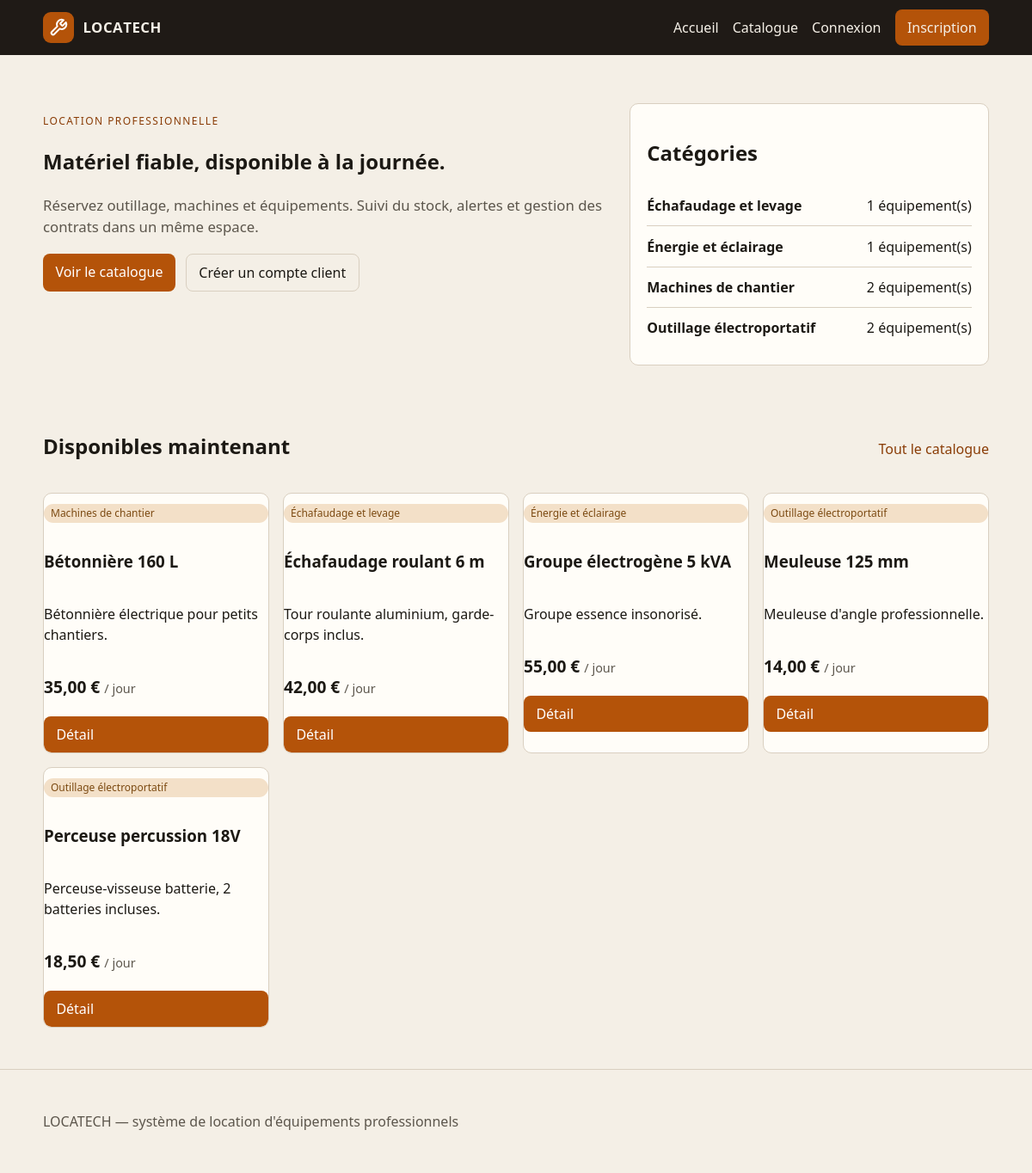
The page / on the database its author committed.
### tables this page shows
CREATE TABLE categorie (
    id INT UNSIGNED AUTO_INCREMENT PRIMARY KEY,
    nom VARCHAR(100) NOT NULL,
    description TEXT NULL
);

CREATE TABLE equipement (
    id INT UNSIGNED AUTO_INCREMENT PRIMARY KEY,
    nom VARCHAR(150) NOT NULL,
    description TEXT NULL,
    prix_jour DECIMAL(10,2) NOT NULL,
    quantite_stock INT NOT NULL DEFAULT 0,
    seuil_alerte INT NOT NULL DEFAULT 1,
    etat ENUM('disponible', 'en location', 'en maintenance', 'endommagé') NOT NULL DEFAULT 'disponible',
    categorie_id INT UNSIGNED NOT NULL,
    photo VARCHAR(255) NULL DEFAULT NULL,
    CONSTRAINT fk_equipement_categorie
        FOREIGN KEY (categorie_id) REFERENCES categorie(id)
        ON UPDATE CASCADE
        ON DELETE RESTRICT
);

### config/helpers.php (called while the page is built, shortened)
<?php
function url(string $path = ''): string
{
    $path = ltrim($path, '/');
    return BASE_URL . '/' . $path;
}
function view(string $path, array $data = []): void
{
    extract($data, EXTR_SKIP);
    $file = APP_ROOT . DIRECTORY_SEPARATOR . 'views' . DIRECTORY_SEPARATOR . str_replace('/', DIRECTORY_SEPARATOR, $path) . '.php';
    require $file;
}
function e(?string $value): string
{
    return htmlspecialchars((string) $value, ENT_QUOTES, 'UTF-8');
}
function current_user(): ?array
{
    return $_SESSION['user'] ?? null;
}
function is_logged_in(): bool
{
    return current_user() !== null;
}
function excerpt(?string $value, int $width = 110): string
{
    $value = (string) $value;
    if (function_exists('mb_strimwidth')) {
        return mb_strimwidth($value, 0, $width, '…', 'UTF-8');
    }
    return strlen($value) > $width ? substr($value, 0, $width) . '…' : $value;
}

### controllers/LocationController.php (called while the page is built, shortened)
<?php
class LocationController
{
    private Equipement $equipement;
    public function __construct()
    {
        $this->equipement = new Equipement();
    }
    public function home(): void
    {
        $categories = (new Categorie())->findAll();
        $equipements = $this->equipement->findDisponibles();
        view('front/home', [
            'categories' => $categories,
            'equipements' => array_slice($equipements, 0, 6),
        ]);
    }
}

### config/Database.php (called while the page is built, shortened)
<?php
class Database
{
    private static ?PDO $instance = null;
    public static function getConnection(): PDO
    {
        if (self::$instance === null) {
            $dsn = sprintf(
                'mysql:host=%s;port=%s;dbname=%s;charset=%s',
                DB_HOST,
                DB_PORT,
                DB_NAME,
                DB_CHARSET
            );
            $options = [
                PDO::ATTR_ERRMODE => PDO::ERRMODE_EXCEPTION,
                PDO::ATTR_DEFAULT_FETCH_MODE => PDO::FETCH_ASSOC,
                PDO::ATTR_EMULATE_PREPARES => false,
                PDO::MYSQL_ATTR_INIT_COMMAND => 'SET NAMES utf8mb4 COLLATE utf8mb4_unicode_ci',
            ];
            try {
                self::$instance = new PDO($dsn, DB_USER, DB_PASS, $options);
            } catch (PDOException $e) {
                error_log('Database connection error: ' . $e->getMessage());
                throw new RuntimeException(
                    'Impossible de se connecter à la base de données. Vérifiez la configuration MySQL (location_db).'
                );
            }
        }
        return self::$instance;
    }
}

### models/Categorie.php (called while the page is built, shortened)
<?php
class Categorie
{
    private PDO $db;
    public function __construct(?PDO $pdo = null)
    {
        $this->db = $pdo ?? Database::getConnection();
    }
    public function findAll(): array
    {
        $stmt = $this->db->query(
            'SELECT c.*, COUNT(e.id) AS nb_equipements
             FROM categorie c
             LEFT JOIN equipement e ON e.categorie_id = c.id
             GROUP BY c.id
             ORDER BY c.nom'
        );
        return $stmt->fetchAll();
    }
}

### models/Equipement.php (called while the page is built, shortened)
<?php
class Equipement
{
    private PDO $db;
    public function __construct(?PDO $pdo = null)
    {
        $this->db = $pdo ?? Database::getConnection();
    }
    public function findAll(?int $categorieId = null, ?string $etat = null): array
    {
        $sql = 'SELECT e.*, c.nom AS categorie_nom
                FROM equipement e
                INNER JOIN categorie c ON c.id = e.categorie_id
                WHERE 1 = 1';
        $params = [];
        if ($etat !== null && $etat !== '') {
            $sql .= ' AND e.etat = :etat';
            $params['etat'] = $etat;
        }
        $sql .= ' ORDER BY e.nom';
        $stmt = $this->db->prepare($sql);
        $stmt->execute($params);
        return $stmt->fetchAll();
    }
    public function findDisponibles(): array
    {
        return $this->findAll(null, 'disponible');
    }
}

### views/front/home.php (the view, shortened to what this page needs)
<?php
require APP_ROOT . '/views/layout/header.php';
?>
<section class="hero">
    <div class="container hero-grid">
        <div>
            <p class="eyebrow">Location professionnelle</p>
            <h1>Matériel fiable, disponible à la journée.</h1>
            <p class="lead">Réservez outillage, machines et équipements. Suivi du stock, alertes et gestion des contrats dans un même espace.</p>
            <div class="hero-actions">
                <a class="btn btn-primary" href="<?= e(url('equipements')) ?>">Voir le catalogue</a>
                <?php if (!is_logged_in()): ?>
                    <a class="btn btn-ghost" href="<?= e(url('register')) ?>">Créer un compte client</a>
                <?php endif; ?>
            </div>
        </div>
        <div class="hero-panel">
            <h2>Catégories</h2>
            <ul class="category-list">
                <?php foreach ($categories as $cat): ?>
                    <li>
                        <a href="<?= e(url('equipements?categorie=' . $cat['id'])) ?>">
                            <strong><?= e($cat['nom']) ?></strong>
                            <span><?= (int) $cat['nb_equipements'] ?> équipement(s)</span>
                        </a>
                    </li>
                <?php endforeach; ?>
            </ul>
        </div>
    </div>
</section>
<section class="section">
    <div class="container">
        <div class="section-head">
            <h2>Disponibles maintenant</h2>
            <a href="<?= e(url('equipements')) ?>">Tout le catalogue</a>
        </div>
        <div class="card-grid">
            <?php foreach ($equipements as $item): ?>
                <article class="card">
                    <p class="tag"><?= e($item['categorie_nom']) ?></p>
                    <h3><?= e($item['nom']) ?></h3>
                    <p><?= e(excerpt($item['description'] ?? '', 110)) ?></p>
                    <p class="price"><?= number_format((float) $item['prix_jour'], 2, ',', ' ') ?> € <span>/ jour</span></p>
                    <a class="btn btn-primary" href="<?= e(url('equipements/show/' . $item['id'])) ?>">Détail</a>
                </article>
            <?php endforeach; ?>
        </div>
    </div>
</section>
<?php require APP_ROOT . '/views/layout/footer.php'; ?>

### public/index.php (shortened to what this page needs)
<?php
require_once APP_ROOT . DIRECTORY_SEPARATOR . 'config' . DIRECTORY_SEPARATOR . 'helpers.php';
$uri = parse_url($_SERVER['REQUEST_URI'] ?? '/', PHP_URL_PATH) ?: '/';
$uri = '/' . trim($uri, '/');
if ($uri === '/') {
    $uri = '';
} else {
    $uri = trim($uri, '/');
}
$route = $uri;
try {
    $location = new LocationController();
    switch (true) {
        case $route === '' || $route === 'home':
            $location->home();
            break;
    }
} catch (RuntimeException $e) {
    http_response_code(500);
    echo '<!DOCTYPE html><html lang="fr"><head><meta charset="UTF-8"><title>Erreur</title></head><body>';
    echo '<p>' . htmlspecialchars($e->getMessage(), ENT_QUOTES, 'UTF-8') . '</p>';
    echo '</body></html>';
}

### views/layout/header.php (shortened to what this page needs)
<?php
$user = current_user();
?>
<!DOCTYPE html>
<html lang="fr">
<head>
    <link rel="stylesheet" href="<?= e(url('css/style.css')) ?>">
</head>
<body>
<header class="site-header">
    <div class="container nav">
        <a class="brand" href="<?= e(url()) ?>">
            <span class="brand-mark" aria-hidden="true">
            </span>
            <span class="brand-name">LOCA<strong>TECH</strong></span>
        </a>
        <nav class="nav-links">
            <a href="<?= e(url()) ?>">Accueil</a>
            <a href="<?= e(url('equipements')) ?>">Catalogue</a>
            <?php if ($user): ?>
                <a href="<?= e(url('mes-locations')) ?>">Mes locations</a>
                <?php if (has_role('agent', 'responsable')): ?>
                    <a href="<?= e(url('admin')) ?>">Back-office</a>
                <?php endif; ?>
                <span class="nav-user"><?= e($user['prenom']) ?></span>
                <a class="btn btn-ghost" href="<?= e(url('logout')) ?>">Déconnexion</a>
            <?php else: ?>
                <a href="<?= e(url('login')) ?>">Connexion</a>
                <a class="btn btn-primary" href="<?= e(url('register')) ?>">Inscription</a>
            <?php endif; ?>
        </nav>
    </div>
</header>
<main>

### views/layout/footer.php (shortened to what this page needs)
    </main>
    <footer class="site-footer">
        <div class="container">
            <p>LOCATECH &mdash; système de location d'équipements professionnels</p>
        </div>
    </footer>
</body>
</html>

### public/css/style.css (style rules this page uses)
:root { --bg: #f4efe6; --ink: #1c1914; --muted: #5c564c; --paper: #fffdf8; --line: #d9cfc0; --accent: #b45309; --accent-dark: #8a3d07; --ok: #276749; --bad: #9b2c2c; --sidebar: #1f1a16; --radius: 10px; font-family: "Segoe UI", system-ui, sans-serif; }
* { box-sizing: border-box; }
body { margin: 0; background: var(--bg); color: var(--ink); line-height: 1.5; }
a { color: var(--accent-dark); text-decoration: none; }
.container { width: min(1100px, calc(100% - 2rem)); margin-inline: auto; }
.site-header { background: #1f1a16; color: #f4efe6; position: sticky; top: 0; z-index: 10; }
.nav { display: flex; align-items: center; justify-content: space-between; gap: 1rem; min-height: 64px; }
.nav-links { display: flex; align-items: center; gap: 1rem; flex-wrap: wrap; }
.nav-links a { color: #f4efe6; }
.brand { display: flex; align-items: center; gap: 0.65rem; font-weight: 700; color: inherit; text-decoration: none; }
.brand-mark { width: 36px; height: 36px; display: grid; place-items: center; background: var(--accent); color: white; border-radius: 9px; flex-shrink: 0; }
.brand-mark svg { display: block; }
.brand-name { font-size: 1.05rem; font-weight: 600; letter-spacing: 0.03em; }
.brand-name strong { font-weight: 800; }
.hero { padding: 3.5rem 0 2rem; }
.hero-grid { display: grid; grid-template-columns: 1.4fr 0.9fr; gap: 2rem; }
.eyebrow { letter-spacing: 0.12em; text-transform: uppercase; font-size: 0.75rem; color: var(--accent-dark); }
.lead { color: var(--muted); font-size: 1.05rem; }
.hero-actions { display: flex; gap: 0.75rem; margin-top: 1.2rem; }
.hero-panel, .card, .panel, .auth-box { background: var(--paper); border: 1px solid var(--line); border-radius: var(--radius); padding: 1.2rem; }
.category-list { list-style: none; padding: 0; margin: 0; }
.category-list li + li { border-top: 1px solid var(--line); }
.category-list a { display: flex; justify-content: space-between; padding: 0.7rem 0; color: inherit; }
.section { padding: 1.5rem 0 3rem; }
.section-head { display: flex; justify-content: space-between; align-items: baseline; margin-bottom: 1rem; }
.card-grid { display: grid; grid-template-columns: repeat(auto-fill, minmax(240px, 1fr)); gap: 1rem; }
.tag { display: inline-block; background: #f3e0c8; color: #7c4a12; padding: 0.15rem 0.5rem; border-radius: 999px; font-size: 0.75rem; }
.price { font-size: 1.2rem; font-weight: 700; }
.price span { font-weight: 400; color: var(--muted); font-size: 0.9rem; }
.card { display: flex; flex-direction: column; overflow: hidden; padding: 0; }
.btn { display: inline-block; border: 0; border-radius: 8px; padding: 0.55rem 0.9rem; cursor: pointer; font: inherit; text-decoration: none; }
.btn-primary { background: var(--accent); color: white; }
.btn-ghost { background: transparent; color: inherit; border: 1px solid var(--line); }
.site-footer { padding: 2rem 0; color: var(--muted); border-top: 1px solid var(--line); }

### rows shown on the page
categorie: nom "Échafaudage et levage", nb_equipements "1"
categorie: nom "Énergie et éclairage", nb_equipements "1"
categorie: nom "Machines de chantier", nb_equipements "2"
categorie: nom "Outillage électroportatif", nb_equipements "2"
equipement: categorie.nom "Machines de chantier", nom "Bétonnière 160 L", description "Bétonnière électrique pour petits chantiers.", prix_jour "35,00"
equipement: categorie.nom "Échafaudage et levage", nom "Échafaudage roulant 6 m", description "Tour roulante aluminium, garde-corps inclus.", prix_jour "42,00"
equipement: categorie.nom "Énergie et éclairage", nom "Groupe électrogène 5 kVA", description "Groupe essence insonorisé.", prix_jour "55,00"
equipement: categorie.nom "Outillage électroportatif", nom "Meuleuse 125 mm", description "Meuleuse d'angle professionnelle.", prix_jour "14,00"
equipement: categorie.nom "Outillage électroportatif", nom "Perceuse percussion 18V", description "Perceuse-visseuse batterie, 2 batteries incluses.", prix_jour "18,50"
